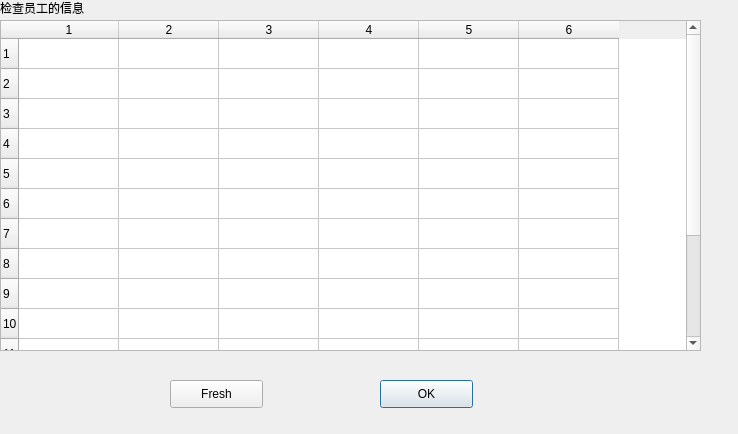
<?xml version="1.0" encoding="UTF-8"?>
<ui version="4.0">
 <class>Dialog</class>
 <widget class="QDialog" name="Dialog">
  <property name="geometry">
   <rect>
    <x>0</x>
    <y>0</y>
    <width>738</width>
    <height>434</height>
   </rect>
  </property>
  <property name="windowTitle">
   <string>Dialog</string>
  </property>
  <widget class="QLabel" name="label">
   <property name="geometry">
    <rect>
     <x>0</x>
     <y>0</y>
     <width>331</width>
     <height>16</height>
    </rect>
   </property>
   <property name="text">
    <string>检查员工的信息</string>
   </property>
  </widget>
  <widget class="QTableWidget" name="tableWidget_2">
   <property name="geometry">
    <rect>
     <x>0</x>
     <y>20</y>
     <width>701</width>
     <height>331</height>
    </rect>
   </property>
   <property name="rowCount">
    <number>15</number>
   </property>
   <property name="columnCount">
    <number>6</number>
   </property>
   <row/>
   <row/>
   <row/>
   <row/>
   <row/>
   <row/>
   <row/>
   <row/>
   <row/>
   <row/>
   <row/>
   <row/>
   <row/>
   <row/>
   <row/>
   <column/>
   <column/>
   <column/>
   <column/>
   <column/>
   <column/>
  </widget>
  <widget class="QPushButton" name="pushButton">
   <property name="geometry">
    <rect>
     <x>380</x>
     <y>380</y>
     <width>93</width>
     <height>28</height>
    </rect>
   </property>
   <property name="text">
    <string>OK</string>
   </property>
  </widget>
  <widget class="QPushButton" name="pushButton_2">
   <property name="geometry">
    <rect>
     <x>170</x>
     <y>380</y>
     <width>93</width>
     <height>28</height>
    </rect>
   </property>
   <property name="text">
    <string>Fresh</string>
   </property>
  </widget>
 </widget>
 <resources/>
 <connections>
  <connection>
   <sender>pushButton</sender>
   <signal>clicked()</signal>
   <receiver>Dialog</receiver>
   <slot>close()</slot>
   <hints>
    <hint type="sourcelabel">
     <x>367</x>
     <y>391</y>
    </hint>
    <hint type="destinationlabel">
     <x>419</x>
     <y>373</y>
    </hint>
   </hints>
  </connection>
 </connections>
</ui>
